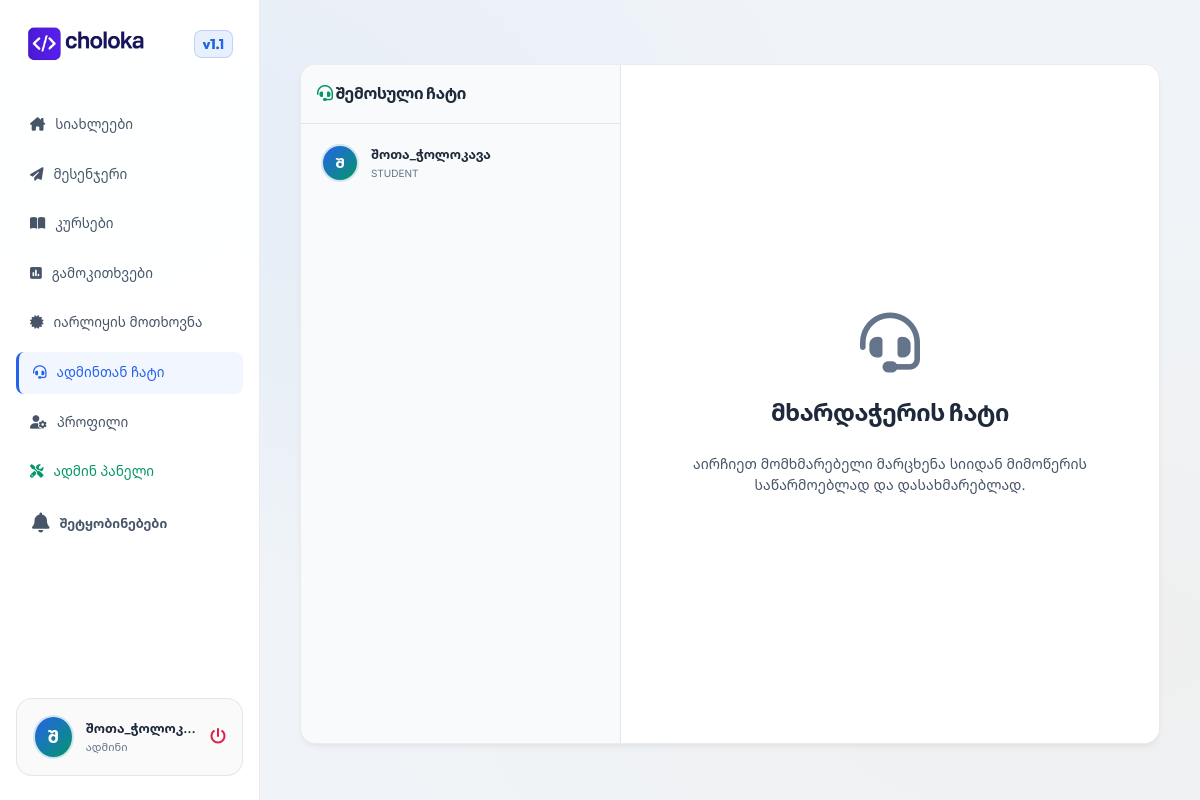
/admin-chat (signed in), run on the app's committed database.
### app.py (models this page shows, shortened)
class User(UserMixin, db.Model):
    id = db.Column(db.Integer, primary_key=True)
    username = db.Column(db.String(150), unique=True, nullable=False)
    email = db.Column(db.String(150), unique=True, nullable=False)
    password_hash = db.Column(db.String(250), nullable=False)
    role = db.Column(db.String(50), nullable=False)  # 'teacher', 'student', 'other'
    school = db.Column(db.String(150), nullable=True)
    city = db.Column(db.String(100), nullable=True)
    phone = db.Column(db.String(50), nullable=True)
    bio = db.Column(db.Text, nullable=True)
    profile_pic = db.Column(db.String(250), nullable=True)  # filename in static/uploads/profiles
    cv_url = db.Column(db.String(250), nullable=True)  # filename in static/uploads/pdfs
    custom_badge = db.Column(db.String(100), nullable=True)  # approved custom label (e.g. School Principal)
    is_verified = db.Column(db.Boolean, default=False)
    verification_code = db.Column(db.String(10), nullable=True)
    is_admin = db.Column(db.Boolean, default=False)
    is_blocked = db.Column(db.Boolean, default=False)
    login_email_notify = db.Column(db.Boolean, default=True)  # Send email on each login
    posts = db.relationship('Post', backref='author', lazy=True, cascade='all, delete-orphan')
    notifications = db.relationship('Notification', backref='user', lazy=True, cascade='all, delete-orphan')
    login_histories = db.relationship('LoginHistory', backref='user', lazy=True, cascade='all, delete-orphan')
    followed = db.relationship(
        'User', secondary=followers,
        primaryjoin=(followers.c.follower_id == id),
        secondaryjoin=(followers.c.followed_id == id),
        backref=db.backref('followers', lazy='dynamic'), lazy='dynamic')

### app.py (the view, shortened to what this page needs)
@app.route('/admin-chat', methods=['GET', 'POST'])
@login_required
def admin_chat():
    if current_user.is_admin:
        active_user_id = request.args.get('user_id')
        chat_users = db.session.query(User).join(AdminChat).distinct().all()
        chat_messages = []
        selected_user = None
        if active_user_id:
            selected_user = User.query.get(active_user_id)
            chat_messages = AdminChat.query.filter_by(user_id=active_user_id).order_by(AdminChat.created_at.asc()).all()
        return render_template('admin_chat.html', chat_users=chat_users, chat_messages=chat_messages, selected_user=selected_user)
    else:
        chat_messages = AdminChat.query.filter_by(user_id=current_user.id).order_by(AdminChat.created_at.asc()).all()
        return render_template('admin_chat.html', chat_messages=chat_messages)

### app.py (called while the page is built)
@login_manager.user_loader
def load_user(user_id):
    return User.query.get(int(user_id))

### templates/admin_chat.html (shortened to what this page needs)
{% extends "base.html" %}
{% block content %}
<div class="messenger-container animate-fade" style="background: #ffffff; box-shadow: var(--shadow-md);">
    {% if current_user.is_admin %}
        <div class="messenger-sidebar">
            <div style="padding: 16px; border-bottom: 1px solid var(--glass-border); background: #f8fafc;">
                <h3 style="font-size: 16px; margin: 0;"><i class="fa-solid fa-headset" style="color: var(--accent-emerald);"></i> შემოსული ჩატი</h3>
            </div>
            <div class="messenger-users-list">
                {% if chat_users %}
                    {% for u in chat_users %}
                        <a href="{{ url_for('admin_chat', user_id=u.id) }}" class="chat-user-item {% if selected_user and selected_user.id == u.id %}active{% endif %}" style="text-decoration: none;">
                            <div class="avatar" style="width: 38px; height: 38px; font-size: 15px; flex-shrink: 0;">
                                {% if u.profile_pic %}
                                    <img src="{{ url_for('static', filename='uploads/profiles/' + u.profile_pic) }}" alt="Avatar">
                                {% else %}
                                    {{ u.username[0]|upper }}
                                {% endif %}
                            </div>
                            <div class="user-meta" style="flex-grow: 1; overflow: hidden;">
                                <span class="name" style="font-size: 13px; font-weight: 600; display: block; overflow: hidden; text-overflow: ellipsis; white-space: nowrap;">{{ u.username }}</span>
                                <span class="role" style="font-size: 10px; color: var(--text-muted);">{{ u.role|upper }}</span>
                            </div>
                        </a>
                    {% endfor %}
                {% else %}
                    <div style="text-align: center; padding: 20px; color: var(--text-muted); font-size: 13px;">
                        აქტიური ჩატი არ ფიქსირდება.
                    </div>
                {% endif %}
            </div>
        </div>
        <div class="chat-area">
            {% if selected_user %}
                <div class="chat-header">
                    <div class="avatar" style="width: 40px; height: 40px; font-size: 16px; flex-shrink: 0;">
                        {% if selected_user.profile_pic %}
                            <img src="{{ url_for('static', filename='uploads/profiles/' + selected_user.profile_pic) }}" alt="Avatar">
                        {% else %}
                            {{ selected_user.username[0]|upper }}
                        {% endif %}
                    </div>
                    <div>
                        <h3 style="margin: 0; font-size: 16px;">ჩატი: {{ selected_user.username }}</h3>
                        <span style="font-size: 12px; color: var(--text-muted);">{{ selected_user.role|upper }} • {{ selected_user.email }}</span>
                    </div>
                </div>
                <div class="chat-messages-container" id="chat-messages" style="background: #fafafb;">
                    {% for m in chat_messages %}
                        <div class="message-bubble {% if m.sender_role == 'admin' %}sent{% else %}received{% endif %}">
                            <div class="content" style="white-space: pre-wrap;">{{ m.content }}</div>
                            <div class="message-time">{{ m.created_at.strftime('%H:%M') }}</div>
                        </div>
                    {% endfor %}
                </div>
                <div class="chat-input-area">
                    <form action="{{ url_for('admin_chat') }}" method="POST" class="chat-input-form">
                        <input type="hidden" name="user_id" value="{{ selected_user.id }}">
                        <input type="text" name="content" class="form-control" placeholder="უპასუხეთ მომხმარებელს..." required autocomplete="off" style="height: 46px;">
                        <button type="submit" class="btn btn-primary" style="padding: 12px 20px; height: 46px;">
                            პასუხი <i class="fa-solid fa-reply"></i>
                        </button>
                    </form>
                </div>
            {% else %}
                <div style="display: flex; flex-direction: column; align-items: center; justify-content: center; height: 100%; color: var(--text-secondary); text-align: center; padding: 40px;">
                    <i class="fa-solid fa-headset" style="font-size: 60px; color: var(--text-muted); margin-bottom: 20px;"></i>
                    <h2>მხარდაჭერის ჩატი</h2>
                    <p style="max-width: 400px; margin-top: 10px; font-size: 14px; line-height: 1.5;">
                        აირჩიეთ მომხმარებელი მარცხენა სიიდან მიმოწერის საწარმოებლად და დასახმარებლად.
                    </p>
                </div>
            {% endif %}
        </div>
    {% endif %}
</div>
{% endblock %}

### templates/base.html (shortened to what this page needs)
<!DOCTYPE html>
<html lang="ka">
<head>
    <link rel="stylesheet" href="{{ url_for('static', filename='css/style.css') }}">
    <link rel="stylesheet" href="https://cdnjs.cloudflare.com/ajax/libs/font-awesome/6.4.0/css/all.min.css">
</head>
<body>
    <div class="app-container">
        {% if current_user.is_authenticated %}
        <aside class="sidebar">
          <div class="logo">
            <img src="{{ url_for('static', filename='choloka.png') }}" alt="Logo" style="height: 40px; vertical-align: middle; margin-right: 10px;">
            <span>v1.1</span>
          </div>
            <ul class="nav-menu">
                <li class="nav-item {% if request.path == url_for('feed') or request.path == '/' %}active{% endif %}">
                    <a href="{{ url_for('feed') }}">
                        <i class="fa-solid fa-house-chimney"></i>
                        <span>სიახლეები</span>
                    </a>
                </li>
                <li class="nav-item {% if request.path == url_for('messages_list') %}active{% endif %}">
                    <a href="{{ url_for('messages_list') }}">
                        <i class="fa-solid fa-paper-plane"></i>
                        <span>მესენჯერი</span>
                    </a>
                </li>
                <li class="nav-item {% if request.path == url_for('courses') %}active{% endif %}">
                    <a href="{{ url_for('courses') }}">
                        <i class="fa-solid fa-book-open"></i>
                        <span>კურსები</span>
                    </a>
                </li>
                <li class="nav-item {% if request.path == url_for('polls') %}active{% endif %}">
                    <a href="{{ url_for('polls') }}">
                        <i class="fa-solid fa-square-poll-vertical"></i>
                        <span>გამოკითხვები</span>
                    </a>
                </li>
                <li class="nav-item {% if request.path == url_for('request_badge') %}active{% endif %}">
                    <a href="{{ url_for('request_badge') }}">
                        <i class="fa-solid fa-certificate"></i>
                        <span>იარლიყის მოთხოვნა</span>
                    </a>
                </li>
                <li class="nav-item {% if request.path == url_for('admin_chat') %}active{% endif %}">
                    <a href="{{ url_for('admin_chat') }}">
                        <i class="fa-solid fa-headset"></i>
                        <span>ადმინთან ჩატი</span>
                    </a>
                </li>
                <li class="nav-item {% if request.path == url_for('profile') %}active{% endif %}">
                    <a href="{{ url_for('profile') }}">
                        <i class="fa-solid fa-user-gear"></i>
                        <span>პროფილი</span>
                    </a>
                </li>
                {% if current_user.is_admin %}
                <li class="nav-item {% if request.path == url_for('admin_panel') %}active{% endif %}">
                    <a href="{{ url_for('admin_panel') }}" style="color: var(--accent-emerald);">
                        <i class="fa-solid fa-screwdriver-wrench"></i>
                        <span>ადმინ პანელი</span>
                    </a>
                </li>
                {% endif %}
            </ul>
            <div style="margin-top: 20px; padding: 0 16px; position: relative;">
                <div class="notification-bell-container" id="notif-bell-btn">
                    <i class="fa-solid fa-bell" style="font-size: 20px; color: var(--text-secondary);"></i>
                    <span style="font-size: 13px; font-weight: 600; margin-left: 10px; color: var(--text-secondary);">შეტყობინებები</span>
                </div>
            </div>
            <div class="user-profile-widget" style="margin-top: auto;">
                <a href="{{ url_for('user_profile', user_id=current_user.id) }}" style="display: flex; align-items: center; gap: 12px; width: calc(100% - 30px); text-decoration: none; color: inherit;">
                    <div class="avatar">
                        {% if current_user.profile_pic %}
                            <img src="{{ url_for('static', filename='uploads/profiles/' + current_user.profile_pic) }}" alt="Avatar">
                        {% else %}
                            {{ current_user.username[0]|upper }}
                        {% endif %}
                    </div>
                    <div class="user-meta" style="flex-grow: 1; overflow: hidden; text-overflow: ellipsis; white-space: nowrap;">
                        <span class="name" style="font-size: 13px; font-weight: 600;">{{ current_user.username }}</span>
                        <span class="role" style="font-size: 11px; color: var(--text-muted);">
                            {% if current_user.is_admin %}
                                ადმინი
                            {% elif current_user.role == 'teacher' %}
                                მასწავლებელი
                            {% elif current_user.role == 'student' %}
                                მოსწავლე
                            {% else %}
                                სხვა
                            {% endif %}
                        </span>
                    </div>
                </a>
                <a href="{{ url_for('logout') }}" style="color: var(--accent-rose); font-size: 16px; margin-left: auto;" title="გამოსვლა">
                    <i class="fa-solid fa-power-off"></i>
                </a>
            </div>
        </aside>
        {% endif %}
        <main class="main-content" style="{% if not current_user.is_authenticated %}margin-left: 0; width: 100%; max-width: 100%; padding: 0;{% endif %}">
            {% block content %}{% endblock %}
        </main>
    </div>
</body>
</html>

### data on the page
User: username "Შ", username "შოთა_ჭოლოკ…", username "შოთა_ჭოლოკავა", role "STUDENT"
